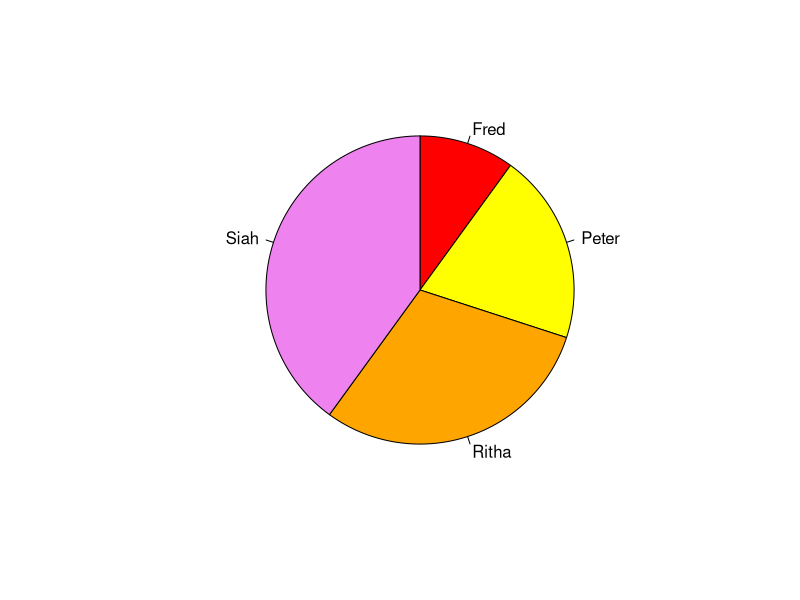

This figure's R source:
x<-c(10,20,30,40)

pie(x,clockwise = TRUE,init.angle = 90,labels = c("Fred","Peter","Ritha","Siah"),
    col = c("red","yellow","orange","violet"))